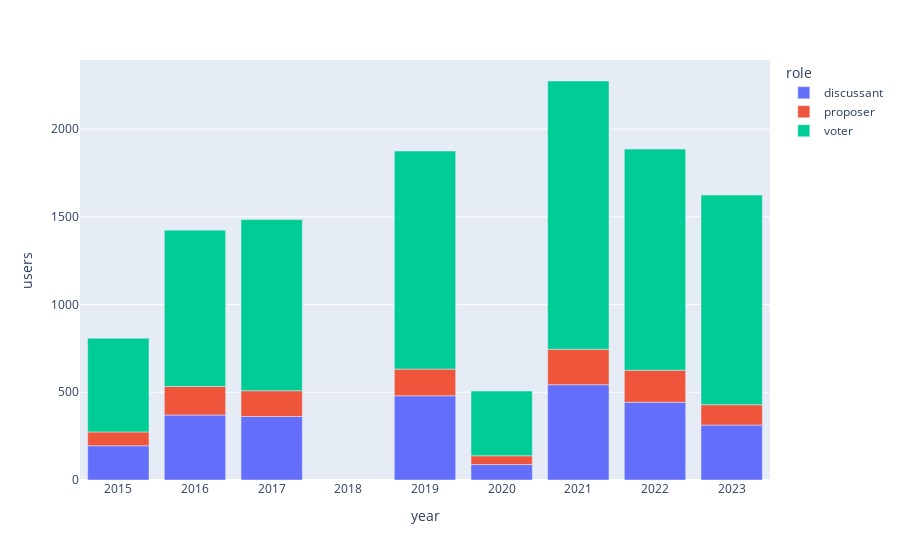

This figure's notebook cell:
### Code cell
fig = px.bar(roles_by_year, x='year', y='users', color='role')
fig.show()

### Figure 1 — Plotly figure (JSON) as saved in the notebook; plotly's stock layout.template omitted (floating-point values rounded to 4 significant figures)
{"data": [{"alignmentgroup": "True", "hovertemplate": "role=discussant<br>year=%{x}<br>users=%{y}<extra></extra>", "legendgroup": "discussant", "marker": {"color": "#636efa", "pattern": {"shape": ""}}, "name": "discussant", "offsetgroup": "discussant", "orientation": "v", "showlegend": true, "textposition": "auto", "type": "bar", "x": [2015, 2016, 2017, 2019, 2020, 2021, 2022, 2023], "xaxis": "x", "y": [195, 370, 362, 480, 88, 543, 443, 313], "yaxis": "y"}, {"alignmentgroup": "True", "hovertemplate": "role=proposer<br>year=%{x}<br>users=%{y}<extra></extra>", "legendgroup": "proposer", "marker": {"color": "#EF553B", "pattern": {"shape": ""}}, "name": "proposer", "offsetgroup": "proposer", "orientation": "v", "showlegend": true, "textposition": "auto", "type": "bar", "x": [2015, 2016, 2017, 2019, 2020, 2021, 2022, 2023], "xaxis": "x", "y": [79, 163, 147, 152, 50, 202, 183, 116], "yaxis": "y"}, {"alignmentgroup": "True", "hovertemplate": "role=voter<br>year=%{x}<br>users=%{y}<extra></extra>", "legendgroup": "voter", "marker": {"color": "#00cc96", "pattern": {"shape": ""}}, "name": "voter", "offsetgroup": "voter", "orientation": "v", "showlegend": true, "textposition": "auto", "type": "bar", "x": [2015, 2016, 2017, 2019, 2020, 2021, 2022, 2023], "xaxis": "x", "y": [534, 891, 975, 1243, 369, 1529, 1260, 1195], "yaxis": "y"}], "layout": {"autosize": true, "barmode": "relative", "legend": {"title": {"text": "role"}, "tracegroupgap": 0}, "margin": {"t": 60}, "xaxis": {"anchor": "y", "autorange": true, "domain": [0, 1], "range": [2014.0, 2024.0], "title": {"text": "year"}, "type": "linear"}, "yaxis": {"anchor": "x", "autorange": true, "domain": [0, 1], "range": [0, 2394.0], "title": {"text": "users"}, "type": "linear"}}}
